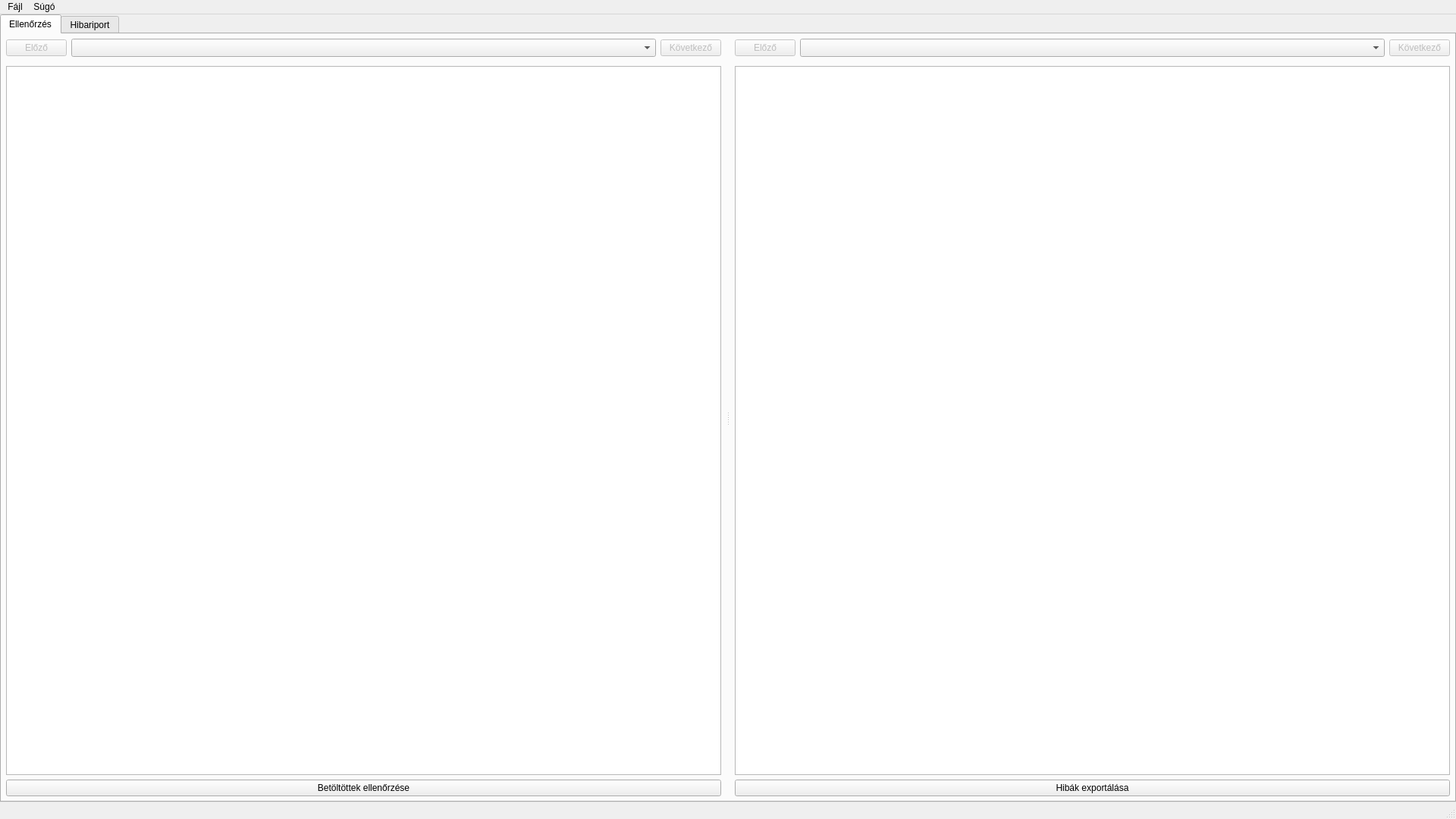
<?xml version="1.0" encoding="UTF-8"?>
<ui version="4.0">
 <class>MainWindow</class>
 <widget class="QMainWindow" name="MainWindow">
  <property name="geometry">
   <rect>
    <x>0</x>
    <y>0</y>
    <width>1920</width>
    <height>1080</height>
   </rect>
  </property>
  <property name="windowTitle">
   <string>KR</string>
  </property>
  <property name="windowIcon">
   <iconset resource="icons.qrc">
    <normaloff>:/icons/app.png</normaloff>:/icons/app.png</iconset>
  </property>
  <widget class="QWidget" name="centralwidget">
   <layout class="QVBoxLayout" name="centralLayout">
    <property name="leftMargin">
     <number>0</number>
    </property>
    <property name="topMargin">
     <number>0</number>
    </property>
    <property name="rightMargin">
     <number>0</number>
    </property>
    <property name="bottomMargin">
     <number>0</number>
    </property>
    <item>
     <widget class="QTabWidget" name="mainTabs">
      <property name="currentIndex">
       <number>0</number>
      </property>
      <widget class="QWidget" name="checkTab">
       <attribute name="title">
        <string>Ellenőrzés</string>
       </attribute>
       <layout class="QVBoxLayout" name="checkTabLayout">
        <property name="leftMargin">
         <number>0</number>
        </property>
        <property name="topMargin">
         <number>0</number>
        </property>
        <property name="rightMargin">
         <number>0</number>
        </property>
        <property name="bottomMargin">
         <number>0</number>
        </property>
        <item>
         <widget class="QSplitter" name="mainSplitter">
          <property name="orientation">
           <enum>Qt::Orientation::Horizontal</enum>
          </property>
          <property name="handleWidth">
           <number>6</number>
          </property>
          <property name="childrenCollapsible">
           <bool>false</bool>
          </property>
          <widget class="QWidget" name="leftPane">
           <layout class="QVBoxLayout" name="leftLayout">
            <property name="spacing">
             <number>6</number>
            </property>
            <property name="leftMargin">
             <number>6</number>
            </property>
            <property name="topMargin">
             <number>6</number>
            </property>
            <property name="rightMargin">
             <number>6</number>
            </property>
            <property name="bottomMargin">
             <number>6</number>
            </property>
            <item>
             <layout class="QHBoxLayout" name="fileNavigationLayout">
              <item>
               <widget class="QPushButton" name="previousFileButton">
                <property name="enabled">
                 <bool>false</bool>
                </property>
                <property name="text">
                 <string>Előző</string>
                </property>
               </widget>
              </item>
              <item>
               <widget class="QComboBox" name="currentFileCombo">
                <property name="sizePolicy">
                 <sizepolicy hsizetype="Expanding" vsizetype="Fixed">
                  <horstretch>1</horstretch>
                  <verstretch>0</verstretch>
                 </sizepolicy>
                </property>
                <property name="sizeAdjustPolicy">
                 <enum>QComboBox::SizeAdjustPolicy::AdjustToMinimumContentsLengthWithIcon</enum>
                </property>
               </widget>
              </item>
              <item>
               <widget class="QPushButton" name="nextFileButton">
                <property name="enabled">
                 <bool>false</bool>
                </property>
                <property name="text">
                 <string>Következő</string>
                </property>
               </widget>
              </item>
             </layout>
            </item>
            <item>
             <widget class="TripMetadataWidget" name="leftMetadataWidget"/>
            </item>
            <item>
             <widget class="QTableView" name="tripTable">
              <property name="editTriggers">
               <set>QAbstractItemView::EditTrigger::NoEditTriggers</set>
              </property>
              <property name="alternatingRowColors">
               <bool>true</bool>
              </property>
              <property name="selectionBehavior">
               <enum>QAbstractItemView::SelectionBehavior::SelectRows</enum>
              </property>
              <property name="textElideMode">
               <enum>Qt::TextElideMode::ElideNone</enum>
              </property>
              <property name="showGrid">
               <bool>false</bool>
              </property>
              <property name="wordWrap">
               <bool>true</bool>
              </property>
             </widget>
            </item>
            <item>
             <widget class="QPushButton" name="checkLoadedButton">
              <property name="text">
               <string>Betöltöttek ellenőrzése</string>
              </property>
             </widget>
            </item>
           </layout>
          </widget>
          <widget class="QWidget" name="rightPane">
           <layout class="QVBoxLayout" name="rightLayout">
            <property name="spacing">
             <number>6</number>
            </property>
            <property name="leftMargin">
             <number>6</number>
            </property>
            <property name="topMargin">
             <number>6</number>
            </property>
            <property name="rightMargin">
             <number>6</number>
            </property>
            <property name="bottomMargin">
             <number>6</number>
            </property>
            <item>
             <layout class="QHBoxLayout" name="errorNavigationLayout">
              <item>
               <widget class="QPushButton" name="previousErrorButton">
                <property name="enabled">
                 <bool>false</bool>
                </property>
                <property name="text">
                 <string>Előző</string>
                </property>
               </widget>
              </item>
              <item>
               <widget class="QComboBox" name="currentErrorFileCombo">
                <property name="sizePolicy">
                 <sizepolicy hsizetype="Expanding" vsizetype="Fixed">
                  <horstretch>1</horstretch>
                  <verstretch>0</verstretch>
                 </sizepolicy>
                </property>
                <property name="sizeAdjustPolicy">
                 <enum>QComboBox::SizeAdjustPolicy::AdjustToMinimumContentsLengthWithIcon</enum>
                </property>
               </widget>
              </item>
              <item>
               <widget class="QPushButton" name="nextErrorButton">
                <property name="enabled">
                 <bool>false</bool>
                </property>
                <property name="text">
                 <string>Következő</string>
                </property>
               </widget>
              </item>
             </layout>
            </item>
            <item>
             <widget class="TripMetadataWidget" name="rightMetadataWidget"/>
            </item>
            <item>
             <widget class="QTableView" name="errorTable">
              <property name="editTriggers">
               <set>QAbstractItemView::EditTrigger::NoEditTriggers</set>
              </property>
              <property name="alternatingRowColors">
               <bool>true</bool>
              </property>
              <property name="selectionBehavior">
               <enum>QAbstractItemView::SelectionBehavior::SelectRows</enum>
              </property>
              <property name="textElideMode">
               <enum>Qt::TextElideMode::ElideNone</enum>
              </property>
              <property name="showGrid">
               <bool>false</bool>
              </property>
              <property name="wordWrap">
               <bool>true</bool>
              </property>
             </widget>
            </item>
            <item>
             <widget class="QPushButton" name="reportErrorsButton">
              <property name="text">
               <string>Hibák exportálása</string>
              </property>
             </widget>
            </item>
           </layout>
          </widget>
         </widget>
        </item>
       </layout>
      </widget>
      <widget class="QWidget" name="reportTab">
       <attribute name="title">
        <string>Hibariport</string>
       </attribute>
       <layout class="QVBoxLayout" name="reportTabLayout">
        <property name="leftMargin">
         <number>0</number>
        </property>
        <property name="topMargin">
         <number>0</number>
        </property>
        <property name="rightMargin">
         <number>0</number>
        </property>
        <property name="bottomMargin">
         <number>0</number>
        </property>
        <item>
         <widget class="QTableView" name="reportTable">
          <property name="sizePolicy">
           <sizepolicy hsizetype="Expanding" vsizetype="Expanding">
            <horstretch>1</horstretch>
            <verstretch>1</verstretch>
           </sizepolicy>
          </property>
          <property name="editTriggers">
           <set>QAbstractItemView::EditTrigger::NoEditTriggers</set>
          </property>
         </widget>
        </item>
       </layout>
      </widget>
     </widget>
    </item>
   </layout>
  </widget>
  <widget class="QMenuBar" name="menubar">
   <property name="geometry">
    <rect>
     <x>0</x>
     <y>0</y>
     <width>1920</width>
     <height>22</height>
    </rect>
   </property>
   <widget class="QMenu" name="menuFile">
    <property name="title">
     <string>Fájl</string>
    </property>
    <addaction name="actionOpenDirectory"/>
   </widget>
   <widget class="QMenu" name="menuHelp">
    <property name="title">
     <string>Súgó</string>
    </property>
    <addaction name="actionHelp"/>
    <addaction name="separator"/>
    <addaction name="actionAbout"/>
   </widget>
   <addaction name="menuFile"/>
   <addaction name="menuHelp"/>
  </widget>
  <widget class="QStatusBar" name="statusbar"/>
  <action name="actionOpenDirectory">
   <property name="text">
    <string>Könyvtár megnyitása…</string>
   </property>
   <property name="shortcut">
    <string>Ctrl+O</string>
   </property>
   </action>
  <action name="actionHelp">
   <property name="text">
    <string>Súgó</string>
   </property>
   <property name="shortcut">
    <string>F1</string>
   </property>
  </action>
  <action name="actionAbout">
   <property name="text">
    <string>Névjegy</string>
   </property>
  </action>
 </widget>
 <customwidgets>
  <customwidget>
   <class>TripMetadataWidget</class>
   <extends>QWidget</extends>
   <header>tripmetadatawidget.h</header>
  </customwidget>
 </customwidgets>
 <resources/>
 <connections/>
</ui>
